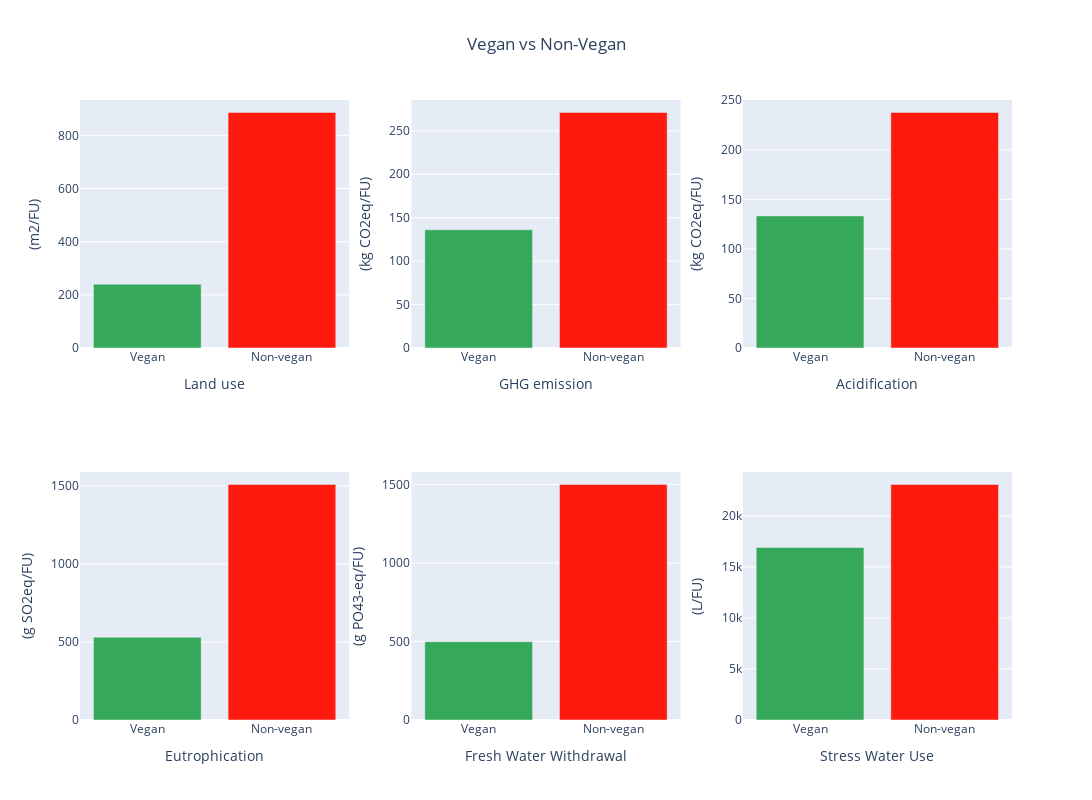

The code cell stored with this chart in its notebook:
### Markdown cell above
The data presented underscores the significant ecological impact of meat consumption. Among the various meat options, lamb and mutton have the highest ecological footprint. The non-vegan products, in general, exhibit an ecological footprint several times larger than that of vegan products.

### Code cell
#Mauro
non_vegan_products = ['Barley (Beer)','Cane Sugar','Milk','Cheese','Eggs','Fish (farmed)','Crustaceans (farmed)','Bovine Meat (beef herd)','Bovine Meat (dairy herd)','Lamb & Mutton','Pig Meat','Poultry Meat']
meat_products = ['Bovine Meat (beef herd)', 'Bovine Meat (dairy herd)', 'Lamb & Mutton', 'Pig Meat','Poultry Meat','Fish (farmed)','Crustaceans (farmed)']
dairy_products = ['Milk','Cheese','Eggs']
other_non_vegan_products = ['Cane Sugar','Crustaceans (farmed)','Barley (Beer)']

df_all_products = pd.read_excel("dataset1.xls", sheet_name="Results - Retail Weight", skiprows=2,nrows=43, index_col=None, na_values=["NA"])

#non vegan products
non_vegan = df_all_products["Product"].isin(non_vegan_products)
meat = df_all_products["Product"].isin(meat_products)
dairy = df_all_products["Product"].isin(dairy_products)
other_non_vegan = df_all_products["Product"].isin(other_non_vegan_products)

df_non_vegan_products = df_all_products[non_vegan]
df_meat_products = df_all_products[meat]
df_dairy_products = df_all_products[dairy]
df_other_non_vegan_products = df_all_products[other_non_vegan]

#non vegan
df_non_vegan_products_land_use = df_non_vegan_products.iloc[:, [0, 3]]
df_non_vegan_products_ghg_2013 = df_non_vegan_products.iloc[:, [0, 9]]
df_non_vegan_products_ghg_2007 = df_non_vegan_products.iloc[:, [0, 15]]
df_non_vegan_products_acid = df_non_vegan_products.iloc[:, [0, 21]]
df_non_vegan_products_eutro = df_non_vegan_products.iloc[:, [0, 27]]
df_non_vegan_products_fresh_water_withdraw = df_non_vegan_products.iloc[:, [0, 33]]
df_non_vegan_products_stress_water_use = df_non_vegan_products.iloc[:, [0, 39]]

#meat products
df_meat_products_land_use = df_meat_products.iloc[:, [0, 3]]
df_meat_products_ghg_2013 = df_meat_products.iloc[:, [0, 9]]
df_meat_products_ghg_2007 = df_meat_products.iloc[:, [0, 15]]
df_meat_products_acid = df_meat_products.iloc[:, [0, 21]]
df_meat_products_eutro = df_meat_products.iloc[:, [0, 27]]
df_meat_products_fresh_water_withdraw = df_meat_products.iloc[:, [0, 33]]
df_meat_products_stress_water_use = df_meat_products.iloc[:, [0, 39]]
#dairy
df_dairy_products_land_use = df_dairy_products.iloc[:, [0, 3]]
df_dairy_products_ghg_2013 = df_dairy_products.iloc[:, [0, 9]]
df_dairy_products_ghg_2007 = df_dairy_products.iloc[:, [0, 15]]
df_dairy_products_acid = df_dairy_products.iloc[:, [0, 21]]
df_dairy_products_eutro = df_dairy_products.iloc[:, [0, 27]]
df_dairy_products_fresh_water_withdraw = df_dairy_products.iloc[:, [0, 33]]
df_dairy_products_stress_water_use = df_dairy_products.iloc[:, [0, 39]]

#other non vegan
df_other_non_vegan_products_land_use = df_other_non_vegan_products.iloc[:, [0, 3]]
df_other_non_vegan_products_ghg_2013 = df_other_non_vegan_products.iloc[:, [0, 9]]
df_other_non_vegan_products_ghg_2007 = df_other_non_vegan_products.iloc[:, [0, 15]]
df_other_non_vegan_products_acid = df_other_non_vegan_products.iloc[:, [0, 21]]
df_other_non_vegan_products_eutro = df_other_non_vegan_products.iloc[:, [0, 27]]
df_other_non_vegan_products_fresh_water_withdraw = df_other_non_vegan_products.iloc[:, [0, 33]]
df_other_non_vegan_products_stress_water_use = df_other_non_vegan_products.iloc[:, [0, 39]]


#vegan products
grains_products = ['Wheat & Rye (Bread)', 'Maize (Meal)', 'Oatmeal', 'Rice']
vegetables_products = ['Potatoes', 'Cassava', 'Tomatoes', 'Onions & Leeks', 'Root Vegetables', 'Brassicas', 'Other Vegetables']
fruits_products = ['Citrus Fruit', 'Bananas', 'Apples', 'Berries & Grapes', 'Other Fruit']
legumes_products = ['Other Pulses', 'Peas', 'Nuts', 'Groundnuts']
plant_based_alternatives_products = ['Soymilk', 'Tofu']
oils_products = ['Soybean Oil', 'Sunflower Oil', 'Olive Oil']
others_products = ['Coffee', 'Dark Chocolate']

vegan = ~df_all_products['Product'].isin(non_vegan_products)
grains = df_all_products["Product"].isin(grains_products)
vegetables = df_all_products["Product"].isin(vegetables_products)
fruits = df_all_products["Product"].isin(fruits_products)
legumes = df_all_products["Product"].isin(legumes_products)
plant_based_alternatives = df_all_products["Product"].isin(plant_based_alternatives_products)
oils = df_all_products["Product"].isin(oils_products)
others = df_all_products["Product"].isin(others_products)


df_vegan_products = df_all_products[vegan]
df_grains_products = df_all_products[grains]
df_vegetables_products = df_all_products[vegetables]
df_fruits_products = df_all_products[fruits]
df_legumes_products = df_all_products[legumes]
df_plant_based_alternatives_products = df_all_products[plant_based_alternatives]
df_oils_products = df_all_products[oils]
df_others_products = df_all_products[others]

#vegan
df_vegan_products_land_use = df_vegan_products.iloc[:, [0, 3]]
df_vegan_products_ghg_2013 = df_vegan_products.iloc[:, [0, 9]]
df_vegan_products_ghg_2007 = df_vegan_products.iloc[:, [0, 15]]
df_vegan_products_acid = df_vegan_products.iloc[:, [0, 21]]
df_vegan_products_eutro = df_vegan_products.iloc[:, [0, 27]]
df_vegan_products_fresh_water_withdraw = df_vegan_products.iloc[:, [0, 33]]
df_vegan_products_stress_water_use = df_vegan_products.iloc[:, [0, 39]]

# Define the data for the bar plots
categories = ['Land use', 'GHG emission', 'Acidification', 'Eutrophication', 'Fresh Water Withdrawal', 'Stress Water Use']
vegan_values = [df_vegan_products_land_use["Mean"].sum(),
                df_vegan_products_ghg_2013["Mean.1"].sum(),
                df_vegan_products_ghg_2007["Mean.2"].sum(),
                df_vegan_products_acid["Mean.3"].sum(),
                df_vegan_products_eutro["Mean.4"].sum(),
                df_vegan_products_fresh_water_withdraw["Mean.5"].sum(),
                df_vegan_products_stress_water_use["Mean.6"].sum()]
non_vegan_values = [df_non_vegan_products_land_use["Mean"].sum(),
                    df_non_vegan_products_ghg_2013["Mean.1"].sum(),
                    df_non_vegan_products_ghg_2007["Mean.2"].sum(),
                    df_non_vegan_products_acid["Mean.3"].sum(),
                    df_non_vegan_products_eutro["Mean.4"].sum(),
                    df_non_vegan_products_fresh_water_withdraw["Mean.5"].sum(),
                    df_non_vegan_products_stress_water_use["Mean.6"].sum()]
yaxvalues = ['(m2/FU)', '(kg CO2eq/FU)', '(kg CO2eq/FU)', '(g SO2eq/FU)', '(g PO43-eq/FU)', '(L/FU)', '(L/FU)']


labels = ["", "Non-vegan", "Vegan"] + list(df_non_vegan_products["Product"]) + list(df_vegan_products["Product"])
parents = ["", "", ""] + ["Non-vegan"] * len(df_non_vegan_products) + ["Vegan"] * len(df_vegan_products)

# Creating the figure
specs_list1 = []
for i in range(3):
    specs_list1.append({'type': 'bar'})
specs_list = [specs_list1, specs_list1]

fig = make_subplots(rows=2, cols=3, specs=specs_list, vertical_spacing=0.2)

# Creating and adding the bar plots to the figure
i = 0
for category, vegan_value, non_vegan_value in zip(categories, vegan_values, non_vegan_values):
    i += 1
    if i < 4:
        fig.add_trace(go.Bar(
            x=['Vegan', 'Non-vegan'],
            y=[vegan_value, non_vegan_value],
            name=category,
            marker_color=['#35A85A', '#ff1a0f']
        ), row=1, col=categories.index(category) + 1)
        fig.update_xaxes(title_text=category, row=1, col=categories.index(category) + 1)
        fig.update_yaxes(title_text=yaxvalues[categories.index(category)], row=1, col=categories.index(category) + 1)
    else:
        fig.add_trace(go.Bar(
            x=['Vegan', 'Non-vegan'],
            y=[vegan_value, non_vegan_value],
            name=category,
            marker_color=['#35A85A', '#ff1a0f']
        ), row=2, col=categories.index(category) - 2)

        fig.update_xaxes(title_text=category, row=2, col=categories.index(category) - 2)
        fig.update_yaxes(title_text=yaxvalues[categories.index(category)], row=2, col=categories.index(category) - 2)

fig.update_layout(width = 1200, height=800,showlegend=False, title='Vegan vs Non-Vegan', title_x=0.5)
fig.show()

### Figure 1 — Plotly figure (JSON) as saved in the notebook; plotly's stock layout.template omitted (floating-point values rounded to 4 significant figures)
{"data": [{"marker": {"color": ["#35A85A", "#ff1a0f"]}, "name": "Land use", "type": "bar", "x": ["Vegan", "Non-vegan"], "xaxis": "x", "y": [240.1, 886.4], "yaxis": "y"}, {"marker": {"color": ["#35A85A", "#ff1a0f"]}, "name": "GHG emission", "type": "bar", "x": ["Vegan", "Non-vegan"], "xaxis": "x2", "y": [136.1, 271.3], "yaxis": "y2"}, {"marker": {"color": ["#35A85A", "#ff1a0f"]}, "name": "Acidification", "type": "bar", "x": ["Vegan", "Non-vegan"], "xaxis": "x3", "y": [133.3, 237.8], "yaxis": "y3"}, {"marker": {"color": ["#35A85A", "#ff1a0f"]}, "name": "Eutrophication", "type": "bar", "x": ["Vegan", "Non-vegan"], "xaxis": "x4", "y": [530.2, 1509.0], "yaxis": "y4"}, {"marker": {"color": ["#35A85A", "#ff1a0f"]}, "name": "Fresh Water Withdrawal", "type": "bar", "x": ["Vegan", "Non-vegan"], "xaxis": "x5", "y": [499.0, 1501.0], "yaxis": "y5"}, {"marker": {"color": ["#35A85A", "#ff1a0f"]}, "name": "Stress Water Use", "type": "bar", "x": ["Vegan", "Non-vegan"], "xaxis": "x6", "y": [16900.0, 23080.0], "yaxis": "y6"}], "layout": {"height": 800, "showlegend": false, "title": {"text": "Vegan vs Non-Vegan", "x": 0.5}, "width": 1200, "xaxis": {"anchor": "y", "domain": [0, 0.2889], "title": {"text": "Land use"}}, "xaxis2": {"anchor": "y2", "domain": [0.3556, 0.6444], "title": {"text": "GHG emission"}}, "xaxis3": {"anchor": "y3", "domain": [0.7111, 1], "title": {"text": "Acidification"}}, "xaxis4": {"anchor": "y4", "domain": [0, 0.2889], "title": {"text": "Eutrophication"}}, "xaxis5": {"anchor": "y5", "domain": [0.3556, 0.6444], "title": {"text": "Fresh Water Withdrawal"}}, "xaxis6": {"anchor": "y6", "domain": [0.7111, 1], "title": {"text": "Stress Water Use"}}, "yaxis": {"anchor": "x", "domain": [0.6, 1], "title": {"text": "(m2/FU)"}}, "yaxis2": {"anchor": "x2", "domain": [0.6, 1], "title": {"text": "(kg CO2eq/FU)"}}, "yaxis3": {"anchor": "x3", "domain": [0.6, 1], "title": {"text": "(kg CO2eq/FU)"}}, "yaxis4": {"anchor": "x4", "domain": [0, 0.4], "title": {"text": "(g SO2eq/FU)"}}, "yaxis5": {"anchor": "x5", "domain": [0, 0.4], "title": {"text": "(g PO43-eq/FU)"}}, "yaxis6": {"anchor": "x6", "domain": [0, 0.4], "title": {"text": "(L/FU)"}}}}
